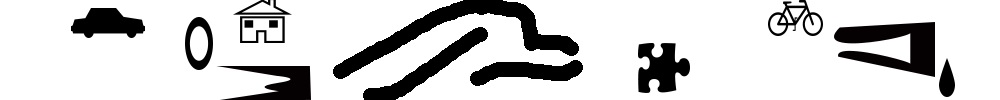
#> input picture res/roadmap-2.jpg, 1000 x 100 px; its folder holds 4 pictures in this run
$ python pathplanningrun.py
#> lines starting #> are read from the running program, lines starting #| are printed output that depends on the picture; after the words box and inside, x2 and y2 are one past the last pixel; in counts of white or black regions, pixels touching at a corner belong together
### algorithms.py
# Author: Shengen Wei
# Path-planning algorithms
# including: A*, BFS, Dijkstra
#

import cv2 as cv
import numpy
from heapq import *
from collections import deque

# A* algorithm
# input
#   array: roadmap  numpy.array,dtype=uint8. In array, 0 is passable, 1 or other is impassable
#   start: startpoint tuple,(start_x,start_y)
#   goal : goalpoint  tuple,(goal_x,goal_y)
# output: if path is exist, output the list of point(tuple), otherwise, output False
def heuristic(a, b):
    return (b[0] - a[0]) ** 2 + (b[1] - a[1]) ** 2

def astar(array, start, goal):
    lps=[]
    mask = numpy.zeros(array.shape,dtype=numpy.uint8)
    neighbors = [(0,1),(0,-1),(1,0),(-1,0),(1,1),(1,-1),(-1,1),(-1,-1)]

    close_set = set()
    set_dic = dict()
    came_from = {}
    gscore = {start:0}
    fscore = {start:heuristic(start, goal)}
    oheap = []
    heappush(oheap, (fscore[start], start))
    set_dic[start] = set_dic[start]+1 if start in set_dic else 1
    while oheap:
        current = heappop(oheap)[1]
        set_dic[current] = set_dic[current]-1
        if set_dic[current]<=0:
            set_dic.pop(current)
        if current == goal:
            data = []
            while current in came_from:
                data.append(current)
                current = came_from[current]
            data.append(start)
            data.reverse()
            return (data,lps)

        close_set.add(current)
        lps.append((current[0],current[1]))
        for i, j in neighbors:
            neighbor = (current[0] + i, current[1] + j)
            tentative_g_score = gscore[current] + heuristic(current, neighbor)
            if (0 <= neighbor[0] < array.shape[0]) and (0 <= neighbor[1] < array.shape[1]):
                mask[neighbor[0]][neighbor[1]] = 128
                if array[neighbor[0]][neighbor[1]] ==0:
                    if tentative_g_score < gscore.get(neighbor, 0) or (neighbor not in close_set and neighbor not in set_dic):
                        came_from[neighbor] = current
                        gscore[neighbor] = tentative_g_score
                        fscore[neighbor] = tentative_g_score + heuristic(neighbor, goal)
                        heappush(oheap, (fscore[neighbor], neighbor))
                        set_dic[neighbor] = set_dic[neighbor]+1 if neighbor in set_dic else 1

    return False
# BFS algorithm
# input
#   array: roadmap  numpy.array,dtype=uint8. In array, 0 is passable, 1 or other is impassable
#   start: startpoint tuple,(start_x,start_y)
#   goal : goalpoint  tuple,(goal_x,goal_y)
# output: if path is exist, output the list of point(tuple), otherwise, output False
def bfs(array, start, goal):
    lps=[]
    mask = numpy.zeros(array.shape,dtype=numpy.uint8)
    neighbors = [(0,1),(0,-1),(1,0),(-1,0),(1,1),(1,-1),(-1,1),(-1,-1)]
    came_from = {}
    search_queue = deque()
    close_set = set()

    search_queue.append(start)
    close_set.add(start)
    while search_queue:
        current = search_queue.popleft()
        if current == goal:
            data = []
            while current in came_from:
                data.append(current)
                current = came_from[current]
            data.append(start)
            data.reverse()
            return (data,lps)
        else:
            lps.append((current[0],current[1]))
            for i,j in neighbors:
                neighbor = (current[0]+i,current[1]+j)
                if 0<=neighbor[0]<array.shape[0] and 0<=neighbor[1]<array.shape[1]:
                    mask[neighbor[0]][neighbor[1]] = 128
                    if neighbor not in close_set and array[neighbor[0]][neighbor[1]] ==0:
                        search_queue.append(neighbor)
                        close_set.add(neighbor)
                        came_from[neighbor] = current
    return False

# [35 lines left out: function dijkstra, not called in this run]

# [15 lines that do not run on import are left out]
    # [5 lines of commented-out code are left out]

### pathplanningrun.py
import time
import cv2 as cv
import numpy as np
from matplotlib import pyplot as plt
from matplotlib import animation
import algorithms as alg
import mutils
plt.rcParams['animation.ffmpeg_path']='D:/DevSoft/ffmpeg-win64-static/bin/ffmpeg'
flags = {'show_image':True, 'save_image':True, 'save_video':True}
for i in range(2,2+1):
    img = cv.imread('res/roadmap-%d.jpg'%i)
#> img is the input picture: shape (100, 1000, 3); mean B, G, R 208.7, 208.7, 208.8
    # 灰度化
    gray=cv.cvtColor(img, cv.COLOR_BGR2GRAY)
    # 灰度图像二值化
    ret,org=cv.threshold(gray, 0, 255, cv.THRESH_BINARY_INV | cv.THRESH_OTSU)
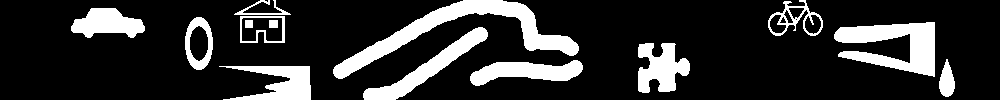
#> org: shape (100, 1000); 18.2% white; 14 white regions, largest, box (x1, y1, x2, y2) and area: (333, 0, 579, 79) 4225, (834, 22, 935, 77) 3077, (363, 27, 488, 100) 2027
#> ret = 129
    org1 = org
    org1[0,:]=255;org1[-1,:]=255 #添加边界
#> after `org1[-1, :] = 255`:
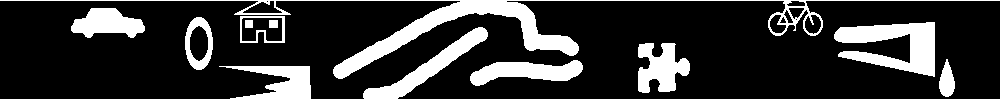
#> org1: shape (100, 1000); 20% white; 11 white regions, largest, box (x1, y1, x2, y2) and area: (0, 0, 1000, 79) 5982, (0, 27, 1000, 100) 4594, (834, 22, 935, 77) 3077
    # 形态学膨胀
    kernel=cv.getStructuringElement(cv.MORPH_ELLIPSE, (10,10))  #设置形态学结构处理的核 矩形：MORPH_RECT; 交叉形：MORPH_CORSS; 椭圆形： MORPH_ELLIPSE
    dst=cv.dilate(org1, kernel)
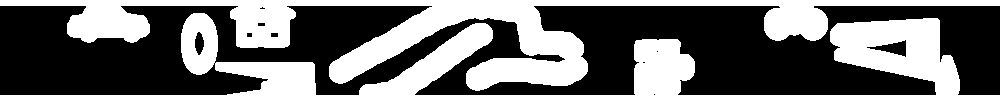
#> dst: shape (100, 1000); 42.9% white; 2 white regions, box (x1, y1, x2, y2) and area: (0, 0, 1000, 91) 21775, (0, 13, 1000, 100) 21145
    # 原始道路地图 & 形态学膨胀后的道路地图
    '''
    if flags['show_image']:
        fig1 = plt.figure()
        fig1.set_size_inches(20, 2)
        plt.imshow(255-org,'gray'),plt.plot(path_x,path_y,'--r') # ,plt.title('ORIGIN')
        plt.savefig('output/m2_org_p')
        # plt.close()

        plt.imshow(255-dst,'gray'),plt.plot(path_x,path_y,'--r') #,plt.title('RESULT (%d,%d)->(%d,%d)'%(start[0],start[1],goal[0],goal[1]))
        #plt.show()
        plt.savefig('output/m2_dst_p')
    '''
    # 设置起点和目标点
    (height,width)=(dst.shape[0],dst.shape[1])
#> height = 100; width = 1000
    start = (height//2, 0)
#> start = (50, 0)
    goal = (height//2, width-1)
#> goal = (50, 999)


    # 使用路径规划算法寻找路径
    time_0 = time.perf_counter()
    (path1,lps1) = alg.bfs(dst, start, goal)
#> after the loop in bfs, `while search_queue:`:
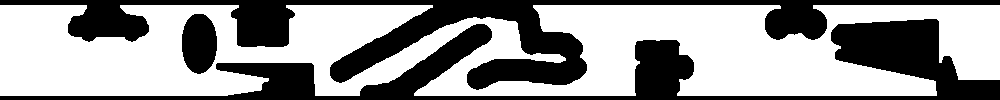
#> mask: shape (100, 1000); values 0 (black) and 128 (white), 60.4% white; 3 black regions, box (x1, y1, x2, y2) and area: (0, 0, 1000, 90) 19560, (0, 19, 1000, 100) 18335, (182, 14, 217, 74) 1690
#> path1 = 1085 pairs, first value 17 to 91, second value 0 to 999; lps1 = 55888 items
    elapsed = (time.perf_counter() - time_0)
    print("BFS Time used:",elapsed)
    print('path length: %d'%(len(path1)-1))
#| path length: 1084
    print('orgi_',np.sum(org==0))
#| orgi_ 79971
    #print('mask_',np.sum(mask1!=0))
    # mutils.save_video(filename='output/video%d_bfs.mp4'%i,roadmap=org, path=path1, start=start, goal=goal, show_ani=not flags['save_video'],alg='BFS')
    # mutils.save_video(filename='output/fig%d_bfs.png'%i,roadmap=org, path=path1, start=start, goal=goal, show_ani=flags['save_video'],alg='BFS')

    time_0 = time.perf_counter()
    (path2,lps2) = alg.astar(dst, start, goal)
#> after the loop in astar, `while oheap:`:
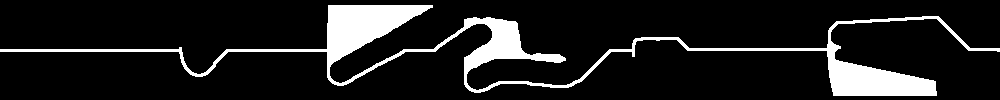
#> mask: shape (100, 1000); values 0 (black) and 128 (white), 12.1% white; 1 white region, box (x1, y1, x2, y2) and area: (0, 5, 1000, 96) 12062
#> path2 = 1151 pairs, first value 17 to 91, second value 0 to 999; lps2 = 20762 items
    elapsed = (time.perf_counter() - time_0)
    print("A*  Time used:",elapsed)
    print('path length: %d'%(len(path2)-1))
#| path length: 1150
    print('orgi_',np.sum(org==0))
#| orgi_ 79971
    # [5 lines of commented-out code are left out]
    '''
    path_x = [t[1] for t in path2]
    path_y = [t[0] for t in path2]
    # 绘制路径并模拟
    fig = plt.figure()
    plt.imshow(255-org,'gray'),plt.plot(path_x,path_y,'--r')# ,plt.title('%s: (%d,%d) to (%d,%d)'%(alg,start[0],start[1],goal[0],goal[1]))
    fig.set_size_inches(20, 2)
    plt.savefig('output/m2_org_p')
    fig = plt.figure()
    plt.imshow(255-dst,'gray'),plt.plot(path_x,path_y,'--r')# ,plt.title('%s: (%d,%d) to (%d,%d)'%(alg,start[0],start[1],goal[0],goal[1]))
    fig.set_size_inches(20, 2)
    plt.savefig('output/m2_dst_p')
    '''

    fig = plt.figure()
#> (the run stopped early here; a loop or call above may not have finished)
